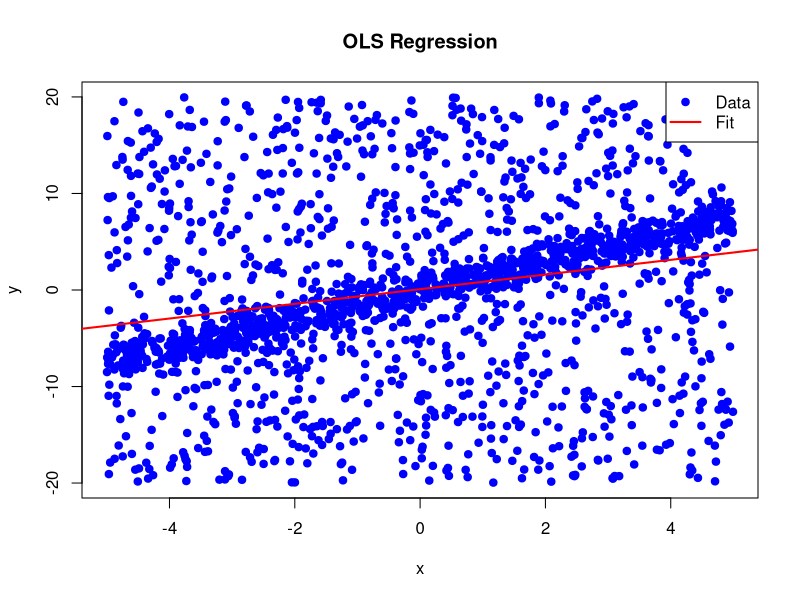

Write R code to recreate this figure.
# --------------------------------------------------------------
# Computational Statistics
# Homework 2
# Names: Paul Jarschke, Jan Parlesak, Leon Löppert
# --------------------------------------------------------------

# -----------------------------
# Problem 1 - EM Algorithm ----
# -----------------------------

# 1.1) ----

# Set seed for reproducibility
set.seed(1234)
n <- 2000

# Generate random uniform variable (covariate x)
x <- runif(n, -5, 5)

# Initialize parameters
beta <- c(0, 1.5)
sigma <- 1.0
a <- 20
b <- a
pi <- 0.45
theta <- c(beta, sigma, pi)
c <- 1/(2*a)  # uniform distribution is symmetric around zero


# 1.2) ----

# Define function to generate y
generate_y <- function(x, beta, sigma, a, b, pi) {
  n <- length(x)
  y <- numeric(n)
  for (i in 1:n) {
    if (runif(1) < pi) {
      y[i] <- rnorm(1, mean = beta[1] + beta[2] * x[i], sd = sigma)
    } else {
      y[i] <- runif(1, -a, b)
    }
  }
  return(y)
}


# Generate response y
y <- generate_y(x, beta, sigma, a, b, pi)

# Store data in data frame
data <- data.frame(x = x, y = y)
head(data)

# Fit OLS regression model
ols_model <- lm(y ~ x, data = data)
coef(ols_model)

# Plot data and regression line
plot(
  data$x,
  data$y,
  main = "OLS Regression",
  xlab = "x",
  ylab = "y",
  pch = 19,
  col = "blue"
)
abline(ols_model, col = "red", lwd = 2)
legend("topright", legend = c("Data", "Fit"), col = c("blue", "red"), 
       pch = c(19, NA), lty = c(NA, 1), lwd = c(NA, 2))



############ (3) ############

em_algorithm <- function(data, theta_init, a, max_iter = 100, tol = 1e-6) {
  n <- nrow(data)
  x <- data$x
  y <- data$y
  
  beta <- theta_init[[1]]
  sigma <- theta_init[[2]]
  pi <- theta_init[[3]]

  for (iter in 1:max_iter) {
    # E-step: Calculate posterior probabilities
    p1 <- pi * dnorm(y, mean = beta[1] + beta[2] * x, sd = sigma)
    p2 <- (1 - pi) * dunif(y, -a, b)
    Ez <- p1 / (p1 + p2)

    # M-step: Update parameters
    lm_fit <- lm(y ~ x, weights = Ez)
    beta_new <- coef(lm_fit)
    sigma_new <- sqrt(sum(Ez * (y - predict(lm_fit))^2) / sum(Ez))
    pi_new <- mean(Ez)

    # Check for convergence
    if (max(abs(beta_new - beta), abs(sigma_new - sigma), abs(pi_new - pi)) < tol) {
      break # break when all parameters are converged
    }
    # Update variables
    beta <- beta_new
    sigma <- sigma_new
    pi <- pi_new
  }
  # Create result list
  list(beta = beta, sigma = sigma, pi = pi, iter = iter)
}

# Run EM algorithm
beta_init <- c(0, 1)
sigma_init <- 4
pi_init <- 0.5
theta_init <- list(beta_init, sigma_init, pi_init)

em_result <- em_algorithm(data, theta_init, a)
em_result
